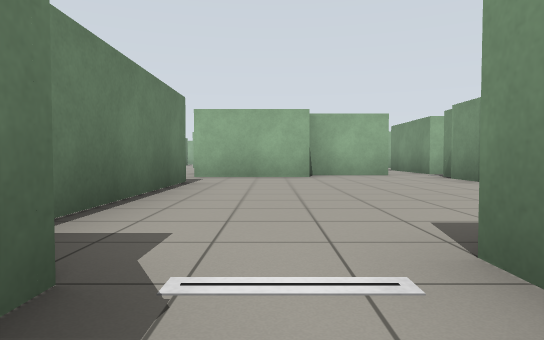
view 1 (above)

24 first-person views from a walk through a Gazebo world. The camera is 0.72 m above the floor, tilts 2° down and sees 75° across. The floor is counted in squares, 2 m on a side. Each view is taken from the middle of a square. On the plan, view 1 faces up. The plan holds only what a view shows up to about 9 squares ahead; the rest is blank.

view 2
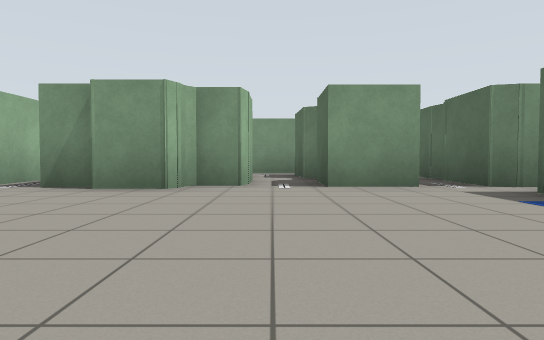

view 3
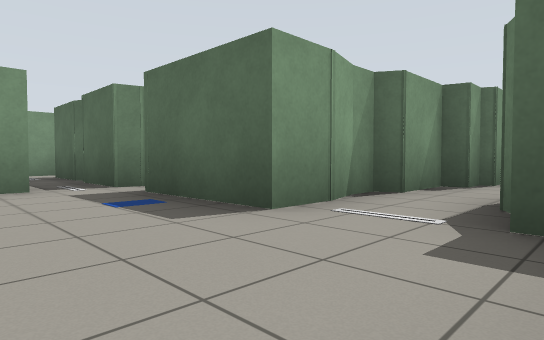

view 4
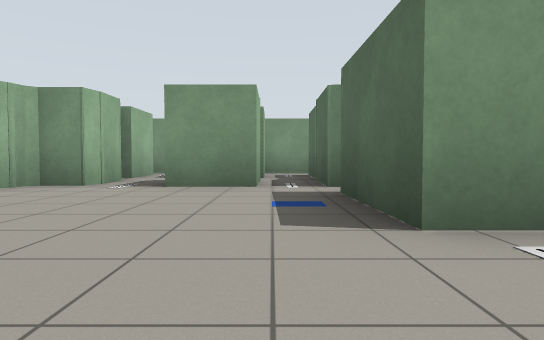

view 5
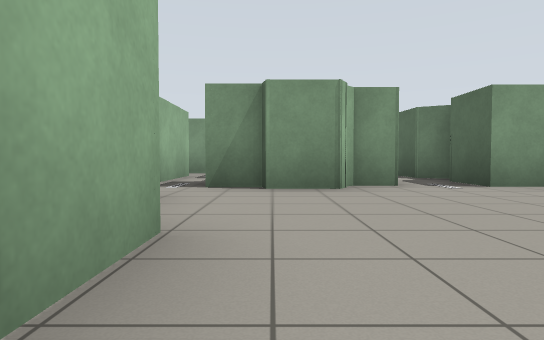

view 6
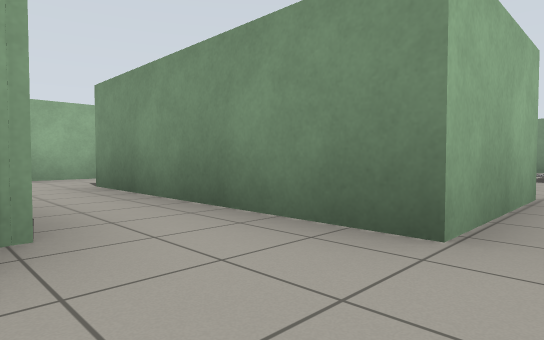

view 7
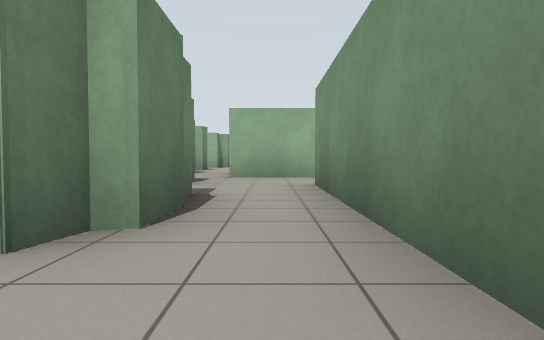

view 8
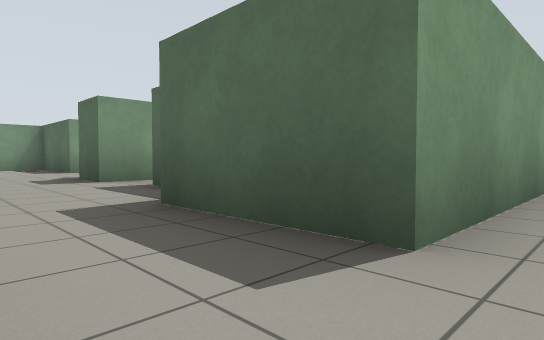

view 9
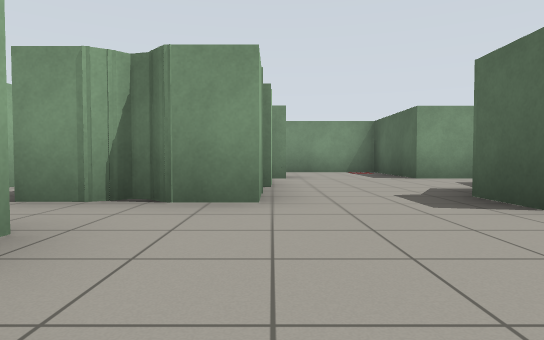

view 10
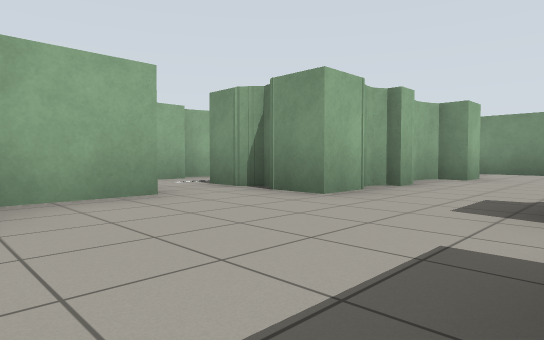

view 11
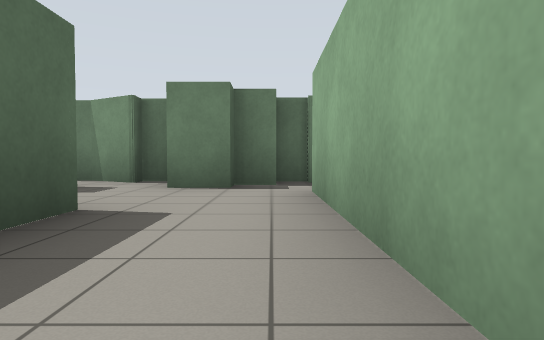

view 12
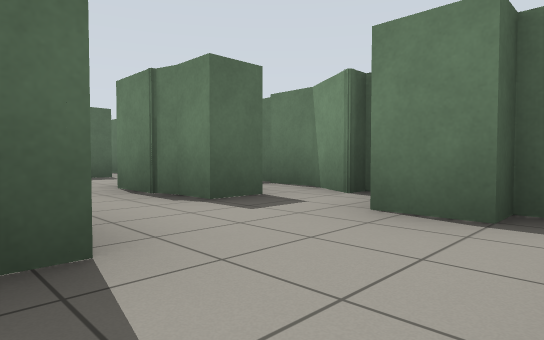

view 13
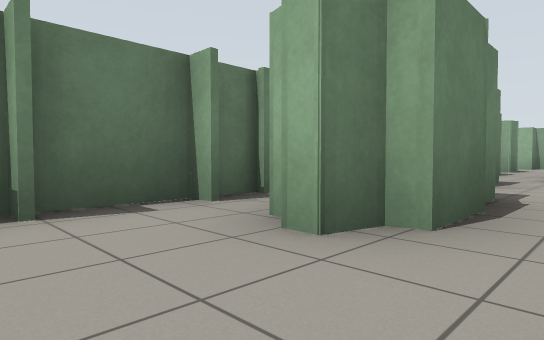

view 14
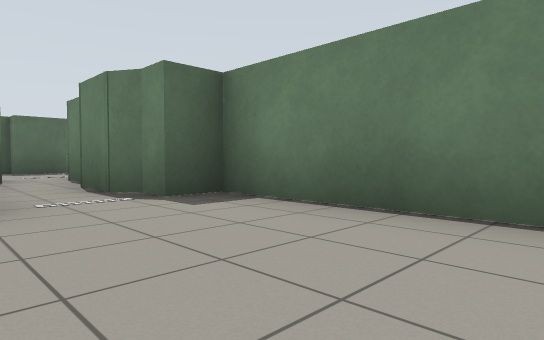

view 15
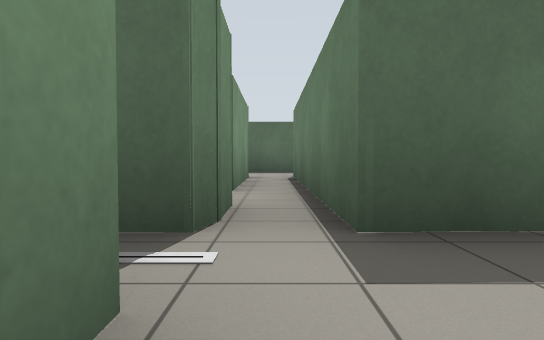

view 16
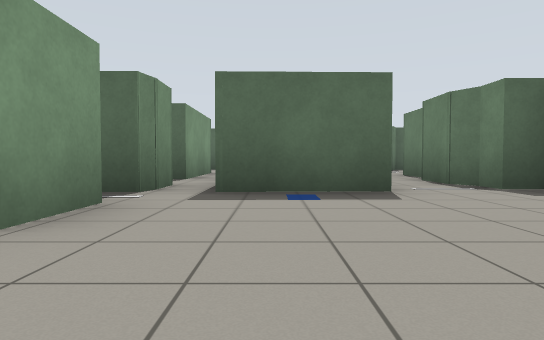

view 17
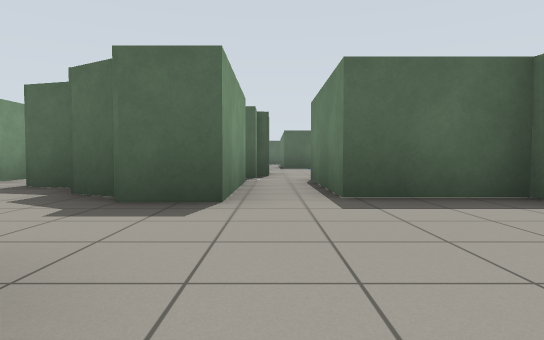

view 18
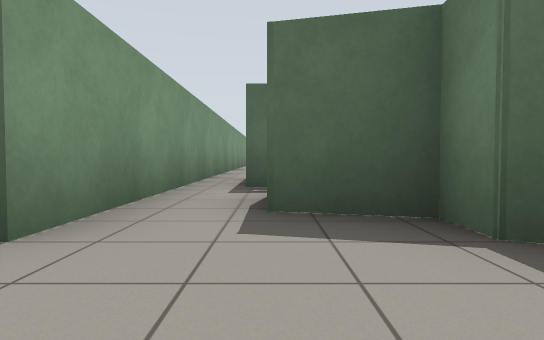

view 19
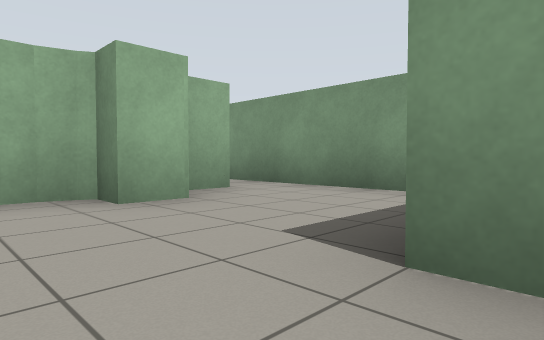

view 20
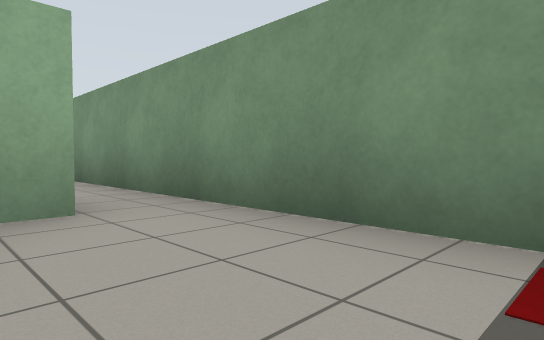

view 21
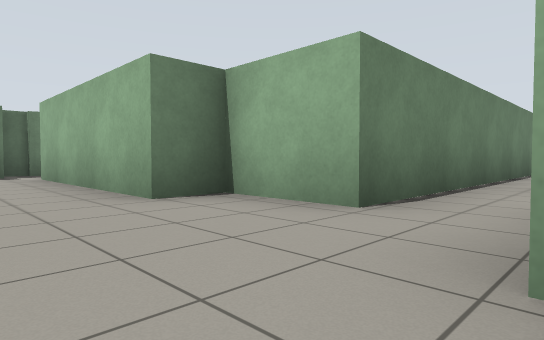

view 22
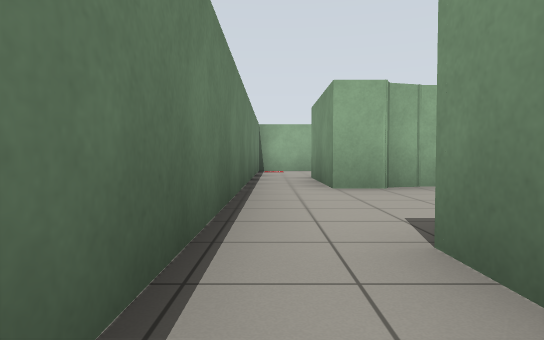

view 23
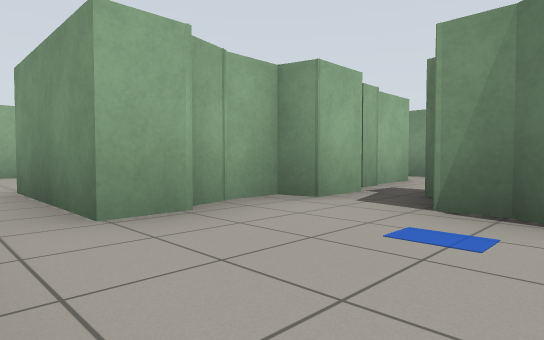

view 24
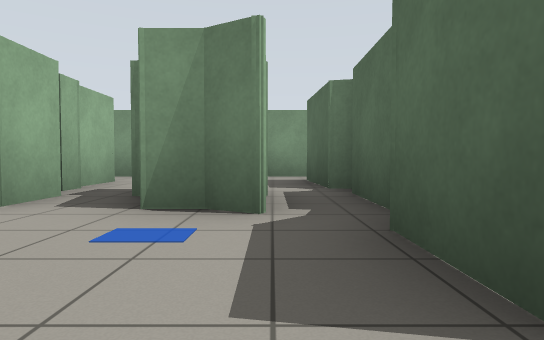

### Floor plan
Points are (right, up) in squares from view 1. A wall is a line through its corners. A room is listed if a view was taken in it or the views show most of it. See-through windows are left out.
Room 1 (views 1, 2, 3, 4, 5, 7, 13, 14, 15, 16)
walls: (3.1, 5.1) (3.1, 6.1); (3.9, 4.3) (3.4, 4.4); (4.5, 4.3) (3.4, 4.3) (3.4, 5); (3.4, 6.1) (3.4, 6.9); (0.8, 6.5) (-1.4, 6.5); (4.4, 2.2) (3.4, 2.2) (3.4, 3.3) (4.4, 3.3); (5, 3) (5.2, 3.3) (6.3, 3.3); (2.4, 7.3) (0.8, 7.3); (3.3, 0.9) (3.4, 1.3) (4.4, 1.3) (4.9, 1.2); (-1.3, 5.4) (-1.3, 1) (-0.6, 1) (-0.6, 0.5) (-0.4, 0.2) (-0.4, -0.7); (0.7, 0.5) (0.7, 1.3) (2.7, 1.3); (3.4, 0.4) (3.4, 1.3); (5.1, 1.4) (6.3, 1.4); (0.9, -0.1) (0.7, 0.6); (6.4, 4.3) (5.1, 4.3); (6, 7.8) (3.4, 7.8); (0.7, -1.6) (0.7, 0.1); (7.1, 1) (7.1, 8); (-0.6, -1.4) (-0.6, -2.2); (0.3, -2.1) (0.3, -1.6)
ways out: opening at (-2, 7) to room 2; opening at (3, 8.5) to room 2; opening at (3, 0) to room 5; opening at (0, -2)
Room 2 (views 6, 8, 9, 10, 11, 12, 17, 18, 19, 20, 21)
walls: (0.6, 9.8) (2.4, 9.8) (2.4, 7.3); (2.7, 13.2) (1.1, 13.2) (1.1, 12.4) (-2.9, 12.4); (4.3, 9.8) (5, 9.5) (5, 8.9) (6.1, 8.6); (4.6, 12.1) (3.8, 12.1) (3.8, 12.9); (3.4, 7.8) (3.4, 10.1) (4.4, 10.1); (5.8, 12.1) (5.3, 12.1); (7.1, 12.2) (6.6, 12.4); (-1.4, 6.5) (-1.4, 10.7) (0.6, 10.7); (-3.5, 9.5) (-2.7, 9.5) (-2.7, 7.8); (-3.6, 12.1) (-3.6, 11.5) (-3.2, 11.5) (-3.2, 10.8); (7.8, 11.8) (7.1, 11.8); (-2.9, 7.7) (-3, 7.3); (7.1, 8) (7.1, 9.5) (9.7, 9.5) (9.7, 12.4); (-4.4, 10.5) (-4.4, 10.1); (-4.4, 12.6) (-4.4, 12); (8.8, 12.4) (8, 12.4); (-3.6, 5.3) (-3.1, 5.3)
ways out: opening at (-2, 7) to room 1; opening at (3, 8.5) to room 1; opening at (3, 14) to room 3; opening at (9, 13) to room 3; opening at (-3, 6.5); opening at (-3, 13.5)
Room 3 (view 22)
walls: (5, 15.6) (4.4, 15.8); (4.4, 15.4) (3.7, 15.4); (3.6, 15.8) (3.6, 16.4); (3.8, 13.4) (3.8, 14.1); (2.7, 16.4) (2.7, 13.2); (9.7, 12.4) (9.7, 17.1)
ways out: opening at (3, 14) to room 2; opening at (9, 13) to room 2; opening at (3, 16) to room 4; opening at (9, 16)
Room 4 (views 23, 24)
walls: (4.4, 19.1) (3.6, 19.1); (5.2, 17) (5.5, 17.5) (5.5, 18); (3.6, 16.4) (4.8, 16.4); (4.9, 19.4) (4.3, 19.2); (5.6, 19.1) (5.5, 19.4) (4.8, 19.4); (2.7, 19.6) (2.7, 16.4)
ways out: opening at (3, 16) to room 3; opening at (3, 20.5); gap at (6, 17)
Room 5 (no view inside)
walls: (3.4, -3.2) (3.4, -0.7); (2.7, 1.3) (2.7, -3.6)
ways out: opening at (3, 0) to room 1; opening at (3, -4)

Where each view was taken, in squares from view 1:
view 1: 0 up, 0 right, facing up
view 2: 4 up, 1 left, facing right
view 3: 3 up, 1 left, facing down-right
view 4: 2 up, 1 left, facing right
view 5: 6 up, 1 left, facing right
view 6: 6 up, 3 left, facing up-right
view 7: 6 up, 2 left, facing up
view 8: 12 up, 2 left, facing down-right
view 9: 12 up, 1 right, facing right
view 10: 10 up, 1 right, facing up-right
view 11: 12 up, 1 right, facing left
view 12: 12 up, 1 left, facing down-left
view 13: 6 up, 2 left, facing up-left
view 14: 4 up, 1 right, facing down-left
view 15: 3 up, 3 right, facing down
view 16: 5 up, 2 right, facing down
view 17: 13 up, 3 right, facing down
view 18: 11 up, 6 right, facing down
view 19: 9 up, 6 right, facing up-right
view 20: 10 up, 8 right, facing up-right
view 21: 11 up, 4 right, facing up-left
view 22: 15 up, 3 right, facing up
view 23: 17 up, 3 right, facing up-right
view 24: 17 up, 3 right, facing right
